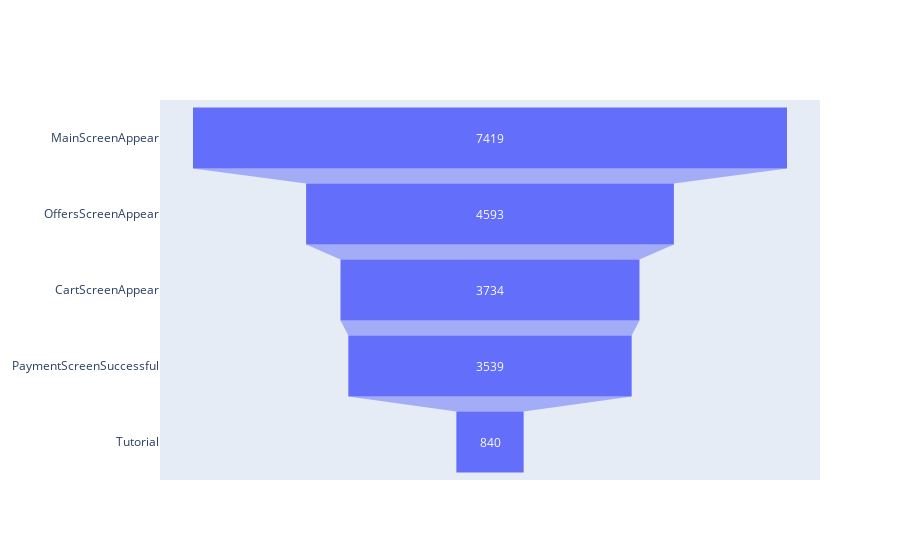

Notebook code for this chart:
### Markdown cell above
Визуализируем полученные данные:

### Code cell
fig = go.Figure(go.Funnel(
    y = data_users_count['event_name'],
    x = data_users_count['total'])
)
fig.show()

### Figure 1 — Plotly figure (JSON) as saved in the notebook; plotly's stock layout.template omitted (floating-point values rounded to 4 significant figures)
{"data": [{"type": "funnel", "x": [7419, 4593, 3734, 3539, 840], "y": ["MainScreenAppear", "OffersScreenAppear", "CartScreenAppear", "PaymentScreenSuccessful", "Tutorial"]}], "layout": {}}
